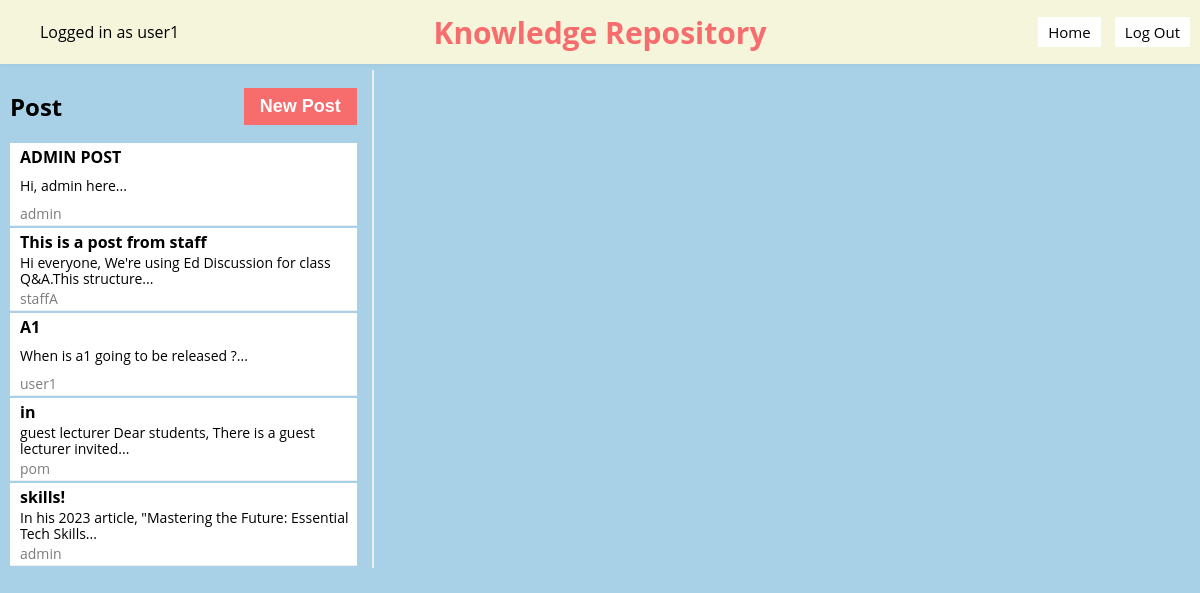
Screenshot of /knowledge-repository (signed in) with the database file from the repository.
### models.py (models this page shows)
class Base(DeclarativeBase):
    pass

class Article(Base):
    __tablename__ = "article"
    id: Mapped[int] = mapped_column(Integer, primary_key=True)
    title: Mapped[str] = mapped_column(String(100), nullable=False)
    content: Mapped[str] = mapped_column(Text, nullable=False)
    author_id: Mapped[int] = mapped_column(Integer, ForeignKey('user.username'), nullable=False)
    comments = relationship('Comment', backref='article', lazy='dynamic')
    user = relationship("User", foreign_keys=[author_id])

### app.py (the view)
@app.route("/knowledge-repository", defaults={'article_id': None})
@app.route("/knowledge-repository/<int:article_id>")
def knowledge_repository(article_id):
    username = session.get("username")
    if username is None:
        return redirect(url_for('login'))  # Redirect to login page
    articles = db.get_all_articles()
    selected_article = db.get_article(article_id) if article_id else None
    user = db.get_user(username)
    user_role = user.role.name if hasattr(user.role, 'name') else str(user.role)
    if selected_article:
        comments = db.get_comments(selected_article.id)
    else:
        comments = []
    if selected_article != None:
        author_role = db.get_user_role(selected_article.author_id)
    else:
        author_role = "student"
    return render_template('knowledge_repository.jinja', username=username, articles=articles, selected_article=selected_article, author_role=author_role, user_role=user_role, comments=comments)

### app.py (called while the page is built)
def csp_policy_string(policy_dict):
    return "; ".join([f"{key} {' '.join(val) if isinstance(val, list) else val}" for key, val in policy_dict.items()])

@app.after_request
def apply_csp(response):
    policy = {
    "default-src": "'self'",
    "script-src": [
        "'self'",
        "https://cdnjs.cloudflare.com",  # Allow scripts from CDN for Crypto-JS
        "https://cdn.jsdelivr.net",
        "'unsafe-inline'"
    ],
    "style-src": "'self' 'unsafe-inline'",  # Allows inline styles;
    "img-src": "'self'",
    "connect-src": "'self'",  # Restricts the URLs which can be loaded using script interfaces
    "font-src": "'self'",  # Fonts loading
    "object-src": "'none'",  # Prevents object, embed, and applet elements from rendering
    "frame-ancestors": "'none'"  # Protects against clickjacking
}
    response.headers['Content-Security-Policy'] = csp_policy_string(policy)
    return response

### db.py (called while the page is built)
def get_user(username: str):
    with Session(engine) as session:
        return session.get(User, username)

def get_all_articles():
    with Session(engine) as session:
        articles = session.query(Article).all()
        return articles

### templates/knowledge_repository.jinja (shortened to what this page needs)
{% extends 'base.jinja' %}
{% block content %}
<nav style="padding: 2px 0; overflow: auto;">
    <div style="float: left;">
        <ul>
            <li class="username" style="display: inline-block;">Logged in as {{ username }}</li>
        </ul>
    </div>
        <div style="text-align: center; position: absolute; left: 50%; transform: translateX(-50%);">
        <h1 style="margin: 0; font-size: 30px; color: #F76C6c; ">Knowledge Repository</h1>
    </div>
    <div style="float: right;">
        <ul>
            <li style="display: inline-block;"><button onclick="location.href='{{ url_for('home') }}'">Home</button></li>
            <button onclick="confirmLogout()">Log Out</button>
        </ul>
    </div>
</nav>
<div class="container">
    <div class="sidebar">
        <div class="sidebar-header">
            <h2>Post</h2>
            <button class="new-article" id="newArticleBtn">New Post</button>
        </div>
        {% for article in articles %}
            <div class="article-preview" onclick="location.href='{{ url_for('knowledge_repository', article_id=article.id) }}'">
                <h3 id="sidebar-title-{{ article.id }}">{{ article.title }}</h3>
                <p id="sidebar-content-{{ article.id }}" style="font-size: 14px; color: black; margin: 1px 0;">{{ article.content.split()[:10]|join(' ') }}...</p>
                <p style="font-size: 14px; color: rgb(124, 124, 124);margin: 1px 0;">{{ article.author_id }}</p>
            </div>
        {% endfor %}
        </div>
        <div class="main-content">
        </div>
    </div>
{% endblock %}

### templates/base.jinja (shortened to what this page needs)
<!DOCTYPE html>
<html>
    <head>
    </head>
    <body>
        {% block content %} {% endblock %}
    </body>
</html>

### templates/knowledge_repository.jinja (style rules this page uses)
html, body { margin: 0; padding: 0; width: 100%; height: 100%; display: flex; flex-direction: column; font-family: 'Open Sans', sans-serif; background-color: #A8D0E6; }
nav { position: absolute; width: 100%; height: 60px; background-color: beige; display: flex; justify-content: space-between; align-items: center; padding: 0 20px; box-shadow: 0 2px 4px rgba(0, 0, 0, 0.03); overflow: hidden; }
h2 { font-family: 'Open Sans', sans-serif; }
h3 { font-family: 'Open Sans', sans-serif; color: black; font-size: 18px; margin: 8px 0; }
p { font-family: 'Open Sans', sans-serif; color: black; font-size: 14px; }
.container { margin-top: 60px; display: flex; justify-content: space-between; padding: 10px; }
.sidebar { overflow: auto; width: 30%; border-right: 2px solid #eee; padding-right: 15px; }
.sidebar-header { display: flex; align-items: center; justify-content: space-between; }
.article-preview { cursor: pointer; padding: 1px; border-bottom: 1px solid #eee; height: 80px; display: flex; flex-direction: column; justify-content: space-between; overflow: hidden; background: #fff; margin-bottom: 2px; padding-left: 5px; }
.article-preview h3 { margin-top: 2px; font-size: 16px; overflow: hidden; text-overflow: ellipsis; margin-bottom: 0px; white-space: nowrap; padding-left: 5px; }
.article-preview p { margin-top: 0px; line-height: 1.2; font-size: 14px; cursor: pointer; border-bottom: 0px solid #eee; overflow: hidden; text-overflow: ellipsis; padding-left: 5px; padding-right: 5px; }
.main-content { width: 68%; padding-left: 15px; padding-right: 15px; }
nav button { font-family: 'Open Sans', sans-serif; padding: 5px 10px; background-color: white; color: black; border: none; border-radius: 2px; cursor: pointer; text-align: center; text-decoration: none; display: inline-block; margin-right: 10px; font-size: 15px; transition: background-color 0.3s, color 0.3s; }
.new-article { padding: 8px 16px; background-color: #F76C6c; color: white; border: none; cursor: pointer; font-size: 18px; font-weight: bold; transition: background-color 0.2s; }

### rows the page displays
Article: title "ADMIN POST", content.split "Hi, admin here", author_id "admin"
Article: title "This is a post from staff", content.split "Hi everyone, We're using Ed Discussion for class Q&A.This structure", author_id "staffA"
Article: title "A1", content.split "When is a1 going to be released ?", author_id "user1"
Article: title "in", content.split "guest lecturer Dear students, There is a guest lecturer invited", author_id "pom"
Article: title "skills!", content.split "In his 2023 article, \"Mastering the Future: Essential Tech Skills", author_id "admin"

### other values shown
{{ username }} "user1"
